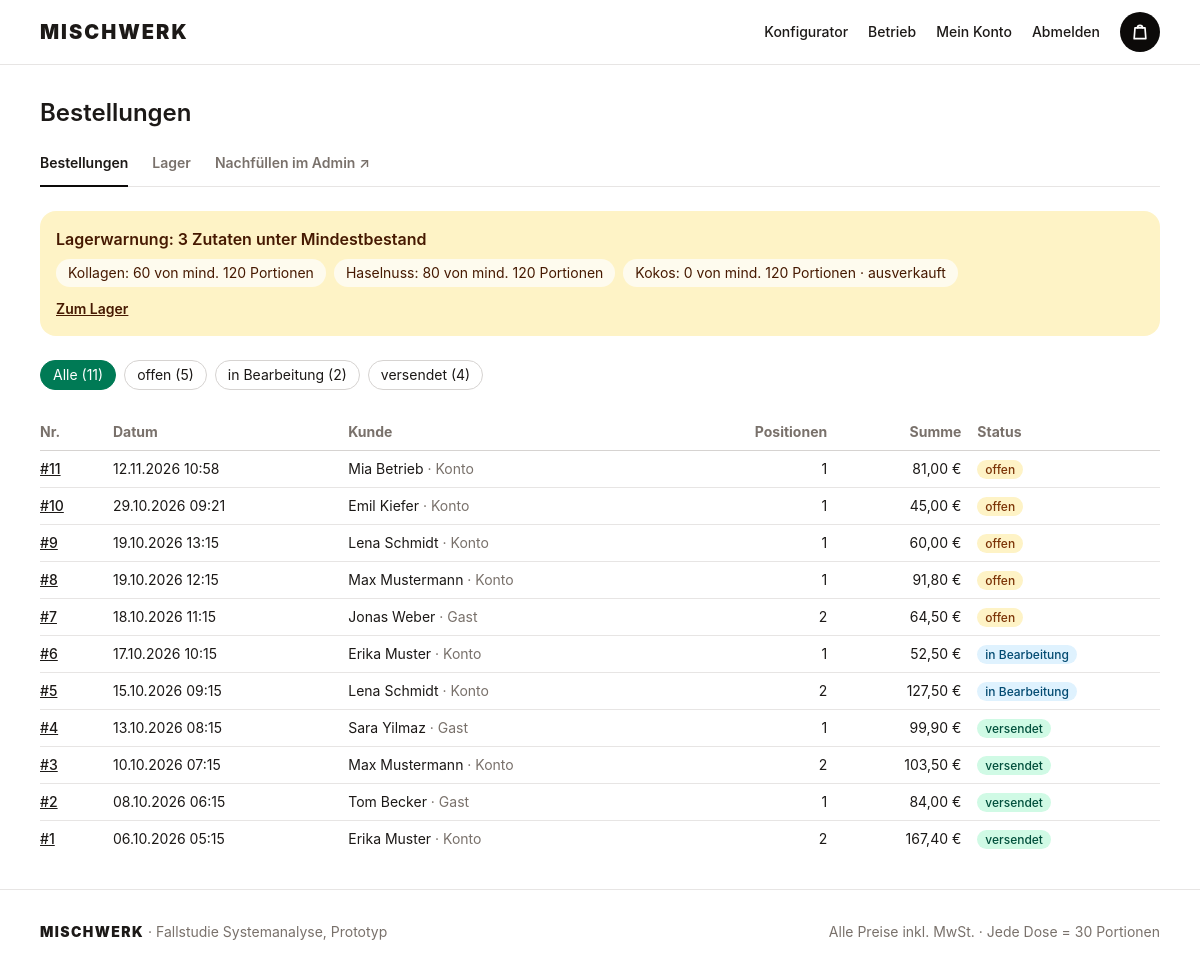
/betrieb/ (signed in), run on the app's committed database.
### shop/models.py (models this page shows, shortened)
class Ingredient(models.Model):
    class Type(models.TextChoices):
        BASE = "base", "Basis"
        FLAVOR = "flavor", "Geschmack"
        BOOSTER = "booster", "Booster"
    name = models.CharField("Name", max_length=100)
    type = models.CharField("Typ", max_length=10, choices=Type.choices)
    price = models.DecimalField("Preis pro Portion (€)", max_digits=6, decimal_places=2)
    kcal = models.DecimalField("kcal", max_digits=6, decimal_places=1, default=0)
    protein = models.DecimalField("Eiweiß (g)", max_digits=5, decimal_places=1, default=0)
    carbs = models.DecimalField("Kohlenhydrate (g)", max_digits=5, decimal_places=1, default=0)
    fat = models.DecimalField("Fett (g)", max_digits=5, decimal_places=1, default=0)
    caffeine_mg = models.PositiveSmallIntegerField("Koffein (mg)", default=0)
    color = models.CharField("Farbe (Hex)", max_length=7, default="#d6d3d1")
    portion_grams = models.PositiveSmallIntegerField(
        "Portionsgröße (g)", default=DEFAULT_PORTION_GRAMS
    )
    for_protein = models.BooleanField("für Protein Shake", default=False)
    for_clear = models.BooleanField("für Clear Protein", default=False)
    for_energy = models.BooleanField("für Energy", default=False)
    for_hydration = models.BooleanField("für Hydration", default=False)
    stock = models.PositiveIntegerField("Lagerbestand (Portionen)", default=0)
    min_stock = models.PositiveIntegerField("Mindestbestand (Portionen)", default=0)
    objects = IngredientQuerySet.as_manager()
    class Meta:
        verbose_name = "Zutat"
        verbose_name_plural = "Zutaten"
        ordering = ["type", "name"]
    @property
    def is_sold_out(self):
        return self.stock < PORTIONS_PER_CAN

### orders/models.py (models this page shows, shortened)
class Order(models.Model):
    class Status(models.TextChoices):
        OPEN = "open", "offen"
        IN_PROGRESS = "in_progress", "in Bearbeitung"
        SHIPPED = "shipped", "versendet"
    user = models.ForeignKey(
        settings.AUTH_USER_MODEL,
        on_delete=models.SET_NULL,
        null=True,
        blank=True,
        related_name="orders",
        verbose_name="Kunde",
    )
    created_at = models.DateTimeField("Bestelldatum", auto_now_add=True)
    status = models.CharField(
        "Status", max_length=20, choices=Status.choices, default=Status.OPEN
    )
    name = models.CharField("Name", max_length=150)
    email = models.EmailField("E-Mail")
    street = models.CharField("Straße und Hausnummer", max_length=200)
    zip_code = models.CharField("PLZ", max_length=10)
    city = models.CharField("Ort", max_length=100)
    total_price = models.DecimalField("Gesamtpreis (€)", max_digits=8, decimal_places=2)
    class Meta:
        verbose_name = "Bestellung"
        verbose_name_plural = "Bestellungen"
        ordering = ["-created_at"]

### backoffice/views.py (the view)
# urls.py: path("", views.order_list, name="order_list"),
@staff_required
def order_list(request):
    orders = Order.objects.annotate(item_count=Count("items")).order_by("-created_at")
    status = request.GET.get("status")
    if status in Order.Status.values:
        orders = orders.filter(status=status)
    counts = dict(Order.objects.values_list("status").annotate(Count("id")))
    tabs = [(value, label, counts.get(value, 0)) for value, label in Order.Status.choices]
    context = {
        "orders": orders,
        "tabs": tabs,
        "active_status": status,
        "total_count": sum(counts.values()),
        "low_stock": Ingredient.objects.low_stock(),
    }
    return render(request, "backoffice/order_list.html", context)

### orders/cart.py (called while the page is built)
def count(session):
    return sum(session.get(SESSION_KEY, {}).values())

### orders/context_processors.py (called while the page is built)
def cart_count(request):
    return {"cart_count": cart.count(request.session)}

### shop/models.py (called while the page is built)
    def low_stock(self):
        return self.filter(stock__lte=models.F("min_stock"))

### templates/backoffice/order_list.html (shortened to what this page needs)
{% extends "base.html" %}
{% block content %}
<h1 class="mb-6 text-2xl font-semibold">Bestellungen</h1>
{% include "backoffice/_nav.html" %}
{% if low_stock %}
  <section class="mb-6 rounded-2xl bg-amber-100 p-4 text-amber-950" role="alert">
    <h2 class="font-semibold">Lagerwarnung: {{ low_stock|length }} Zutat{{ low_stock|length|pluralize:"en" }} unter Mindestbestand</h2>
    <ul class="mt-2 flex flex-wrap gap-2 text-sm">
      {% for ingredient in low_stock %}
        <li class="rounded-full bg-white/70 px-3 py-1">{{ ingredient.name }}: {{ ingredient.stock }} von mind. {{ ingredient.min_stock }} Portionen{% if ingredient.is_sold_out %} · ausverkauft{% endif %}</li>
      {% endfor %}
    </ul>
    <a href="{% url 'backoffice:stock_list' %}" class="mt-3 inline-block text-sm font-semibold underline">Zum Lager</a>
  </section>
{% endif %}
<nav class="mb-6 flex flex-wrap gap-2 text-sm" aria-label="Nach Status filtern">
  <a href="{% url 'backoffice:order_list' %}"
     class="rounded-full border px-3 py-1 {% if not active_status %}border-emerald-700 bg-emerald-700 text-white{% else %}border-stone-300 dark:border-stone-600{% endif %}">
    Alle ({{ total_count }})
  </a>
  {% for value, label, count in tabs %}
    <a href="?status={{ value }}"
       class="rounded-full border px-3 py-1 {% if active_status == value %}border-emerald-700 bg-emerald-700 text-white{% else %}border-stone-300 dark:border-stone-600{% endif %}">
      {{ label }} ({{ count }})
    </a>
  {% endfor %}
</nav>
<div class="overflow-x-auto">
  <table class="w-full text-left text-sm">
    <thead class="border-b border-stone-300 text-stone-500 dark:border-stone-600">
      <tr>
        <th class="py-2 pr-4">Nr.</th>
        <th class="py-2 pr-4">Datum</th>
        <th class="py-2 pr-4">Kunde</th>
        <th class="py-2 pr-4 text-right">Positionen</th>
        <th class="py-2 pr-4 text-right">Summe</th>
        <th class="py-2">Status</th>
      </tr>
    </thead>
    <tbody class="divide-y divide-stone-200 dark:divide-stone-700">
      {% for order in orders %}
        <tr class="hover:bg-stone-100 dark:hover:bg-stone-800">
          <td class="py-2 pr-4"><a href="{% url 'backoffice:order_detail' order.pk %}" class="font-medium underline">#{{ order.pk }}</a></td>
          <td class="py-2 pr-4">{{ order.created_at|date:"d.m.Y H:i" }}</td>
          <td class="py-2 pr-4">{{ order.name }} <span class="text-stone-500">{% if order.user_id %}· Konto{% else %}· Gast{% endif %}</span></td>
          <td class="py-2 pr-4 text-right">{{ order.item_count }}</td>
          <td class="py-2 pr-4 text-right">{{ order.total_price|floatformat:2 }} €</td>
          <td class="py-2">{% include "backoffice/_status_badge.html" with status=order.status label=order.get_status_display %}</td>
        </tr>
      {% empty %}
        <tr><td colspan="6" class="py-6 text-center text-stone-500">Keine Bestellungen.</td></tr>
      {% endfor %}
    </tbody>
  </table>
</div>
{% endblock %}

### templates/backoffice/_status_badge.html
<span class="rounded-full px-2 py-0.5 text-xs font-medium
  {% if status == 'open' %}bg-amber-100 text-amber-900{% elif status == 'in_progress' %}bg-sky-100 text-sky-900{% else %}bg-emerald-100 text-emerald-900{% endif %}">{{ label }}</span>

### data on the page
Ingredient: name "Kollagen", stock "60", min_stock "120"
Ingredient: name "Haselnuss", stock "80", min_stock "120"
Ingredient: name "Kokos", stock "0", min_stock "120", shows "· ausverkauft"
Order: pk "11", created_at "12.11.2026 10:58", name "Mia Betrieb", shows "· Konto", item_count "1", total_price "81,00", label "offen"
Order: pk "10", created_at "29.10.2026 09:21", name "Emil Kiefer", shows "· Konto", item_count "1", total_price "45,00", label "offen"
Order: pk "9", created_at "19.10.2026 13:15", name "Lena Schmidt", shows "· Konto", item_count "1", total_price "60,00", label "offen"
Order: pk "8", created_at "19.10.2026 12:15", name "Max Mustermann", shows "· Konto", item_count "1", total_price "91,80", label "offen"
Order: pk "7", created_at "18.10.2026 11:15", name "Jonas Weber", shows "· Gast", item_count "2", total_price "64,50", label "offen"
Order: pk "6", created_at "17.10.2026 10:15", name "Erika Muster", shows "· Konto", item_count "1", total_price "52,50", label "in Bearbeitung"
Order: pk "5", created_at "15.10.2026 09:15", name "Lena Schmidt", shows "· Konto", item_count "2", total_price "127,50", label "in Bearbeitung"
Order: pk "4", created_at "13.10.2026 08:15", name "Sara Yilmaz", shows "· Gast", item_count "1", total_price "99,90", label "versendet"
Order: pk "3", created_at "10.10.2026 07:15", name "Max Mustermann", shows "· Konto", item_count "2", total_price "103,50", label "versendet"
Order: pk "2", created_at "08.10.2026 06:15", name "Tom Becker", shows "· Gast", item_count "1", total_price "84,00", label "versendet"
Order: pk "1", created_at "06.10.2026 05:15", name "Erika Muster", shows "· Konto", item_count "2", total_price "167,40", label "versendet"

### other printed values
{{ low_stock|length }} "3"
{{ total_count }} "11"
{{ label }} "offen" "in Bearbeitung" "versendet"
{{ count }} "5" "2" "4"
